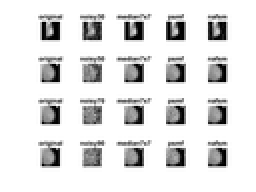
%> input picture newimages/212.png, 128 x 96 px, shrunk from 700 x 525 before the run (shown 2 times larger)
$ octave --eval "result = NAFSM(imread('newimages/212.png'));"   (GNU Octave 9; MATLAB toolbox functions it lacks are replaced by stand-ins)
%> lines starting %> are read from the running program, lines starting %| are printed output that depends on the picture; in (x1, y1, x2, y2) boxes, pixels count from 0 and x2, y2 are one past the last pixel; in counts of white or black regions, pixels touching at a corner belong together; the program's own positions count from 1
% Noise adaptive fuzzy switching median filter for salt-and-pepper noise

function y = NAFSM(x)

x = padarray(x,[3 3],'replicate');
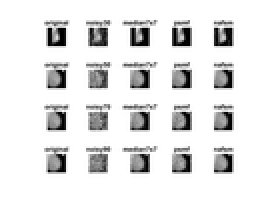
%> x: size 102x134x3 uint8 (shown 2 times larger); min 0, max 255, mean 228.8
x = double(x);
%> x: size 102x134x3 double

M = x;
y =x;

N = zeros(size(x));
N(x~=0 & x~=255) = 1;
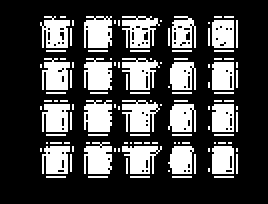
%> N: size 102x134x3 double (shown 2 times larger); values 0 (black) and 1 (white), 27.7% white; 114 white regions (94 under 20 px), largest, box (x1, y1, x2, y2) and area: (61, 50, 80, 66) 199, (42, 8, 56, 24) 189, (42, 50, 56, 66) 189

smax = 3;

[xlen ylen] =size(x);
%> xlen = 102; ylen = 402
T1 =10;
T2 = 30;


for i=4:1:xlen-3
    for j=4:1:ylen-3

        if N(i,j) == 0
            s = 1;
            g = N(i-s:i+s,j-s:j+s);

            while sum(g(:)<1) && s<smax
                s = s+1;
                g = N(i-s:i+s,j-s:j+s);
            end % while

            if s<=smax && sum(g(:)>0)

               clear tmp;
               tmp = x(i-s:i+s,j-s:j+s);
               tmp = tmp(g(:)==1);

               M(i,j) = median(tmp(:));

            else

               M(i,j) = median([x(i-1,j-1),x(i,j-1),x(i+1,j-1),x(i-1,j)]);

            end % if s>smax

        end % if N(i,j) == 0
    end
end % for i=4:1:xlen-3
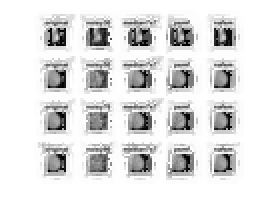
%> M: size 102x134x3 double (shown 2 times larger); min 1, max 255, mean 223.4
%> after the loop, g = [0 0 0 0 0 0 0; 0 0 0 0 0 0 0; 0 0 0 0 0 0 0; 0 0 0 0 0 0 0; 0 0 0 0 0 0 0; 0 0 0 0 0 0 0; 0 0 0 0 0 0 0]; s = 3; tmp = 254

for i=4:1:xlen-3
    for j=4:1:ylen-3

        if N(i,j) == 0
            clear tmp;
            tmp = abs(x(i-1:i+1,j-1:j+1)-x(i,j)*ones(3,3));

            d = max(tmp(:));

            if d<T1
                f = 0;
            else
                if d>=T1 && d<T2
                    f = (d-T1)/(T2-T1);
                else
                    f =1;
                end
            end % d<T1

            y(i,j) = (1-f)*x(i,j)+f*M(i,j);
        end %  if N(i,j) == 0

    end
end % for i=4:1:xlen-3
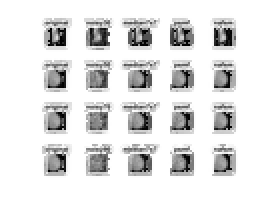
%> y: size 102x134x3 double (shown 2 times larger); min 1, max 255, mean 226
%> after the loop, d = 0; f = 0; tmp = [0 0 0; 0 0 0; 0 0 0]

y = uint8(y(4:xlen-3,4:ylen-3));
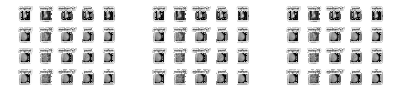
%> y: size 96x396 uint8; min 1, max 255, mean 223.7
